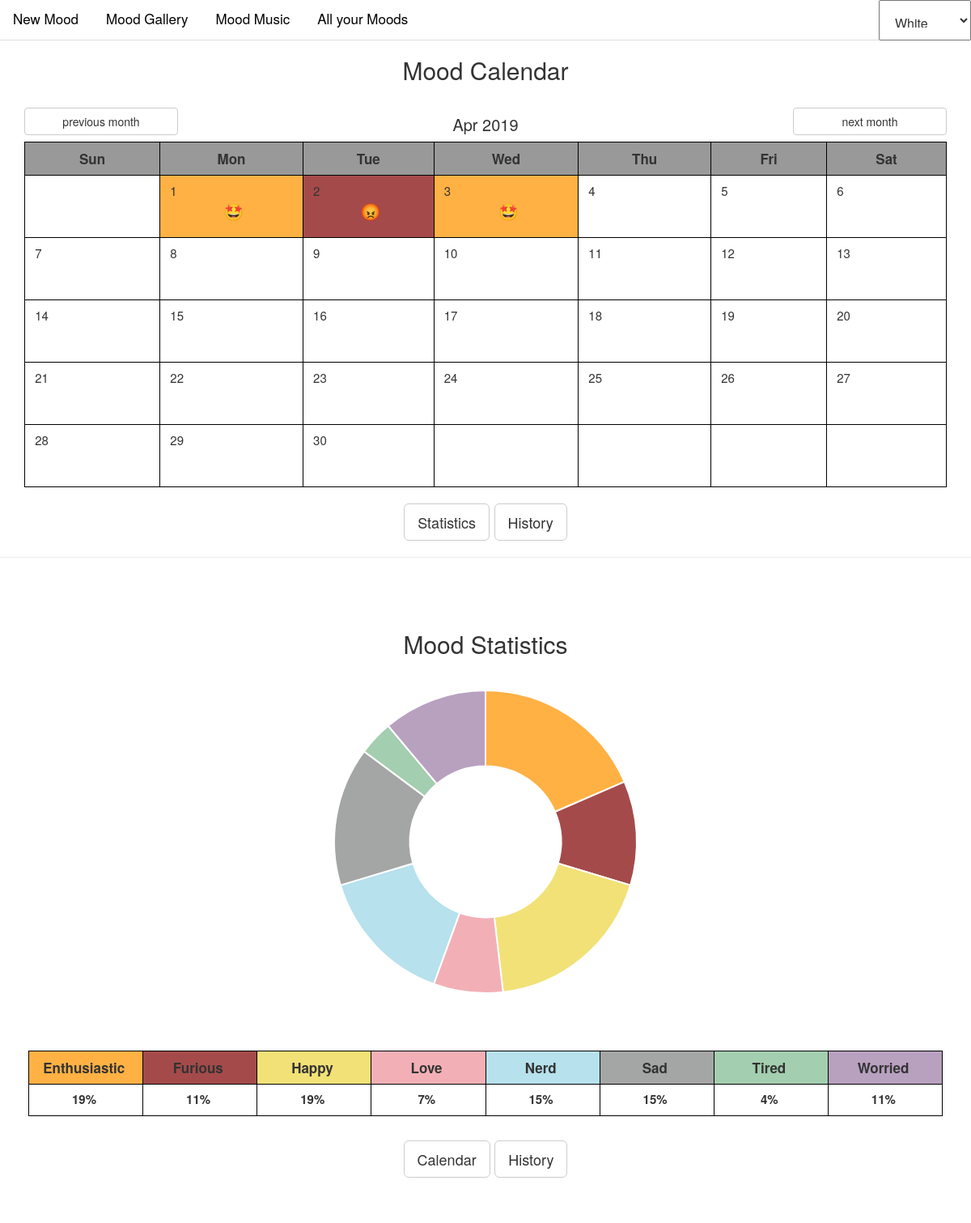
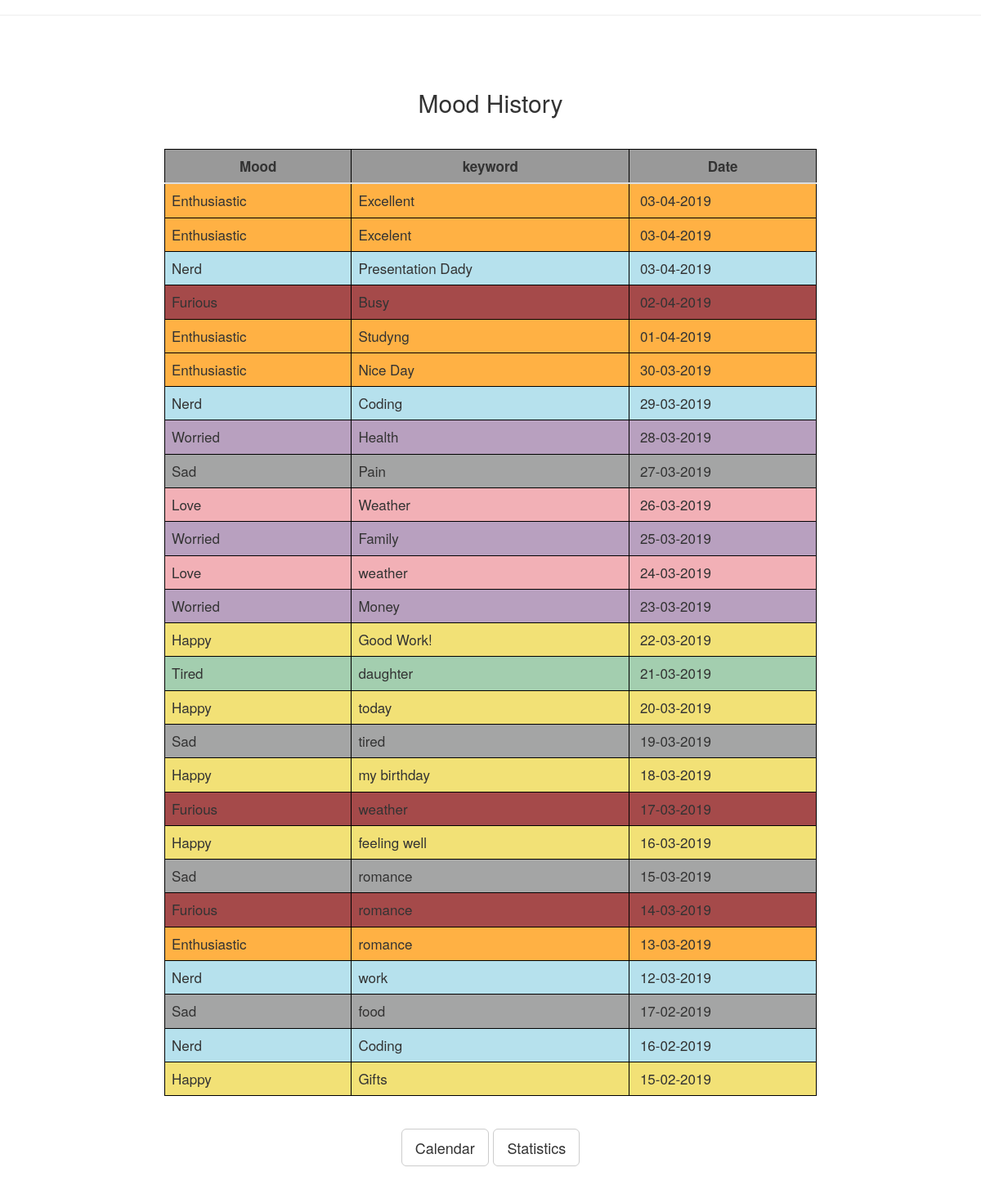
The app's page /mcalendar/ with its own data (2 pictures, top to bottom).
### tables this page shows
CREATE TABLE post (
    id INTEGER PRIMARY KEY AUTOINCREMENT , 
    created TIMESTAMP NOT NULL DEFAULT CURRENT_TIMESTAMP,
    mood TEXT NOT NULL,
    body TEXT NOT NULL
);

### __init__.py (the view)
    @app.route("/mcalendar/", defaults={'month':None, 'year':None},  methods=["GET", "POST"])
    @app.route("/mcalendar/<month>/<year>", methods=["GET", "POST"])
    def mcalendar(month, year):
        if month is None:
            month = datetime.date.today().month
        else:
            month=int(month)
        if year is None:
            year = datetime.date.today().year
        else:
            year=int(year)
        db = get_db()
        posts = db.execute(
            'SELECT id, mood, body, created'
            ' FROM post'
            ' ORDER BY created DESC'
        ).fetchall()
        cal = calendar.Calendar(6)
        today = datetime.date.today().day
        calmonth = cal.monthdatescalendar(year,month)
        previous_month, previous_year= previous_date(month, year)
        next_month, next_year= next_date(month, year)
        posts2 = db.execute(
            'SELECT mood, count(*)'
            ' FROM post'
            ' GROUP BY mood'
        ).fetchall()
        mood_labels = []
        count_mood = []
        for post in posts2:
           mood_labels.append(post['mood'])
           count_mood.append(post['count(*)'])
        total = sum(count_mood)
        return render_template(
            "mcalendar.html",
            posts=posts,
            mood_colour=mood_colour,
            calmonth = calmonth,
            month = month,
            today = today,
            year = year,
            find_mood_for_date = find_mood_for_date,
            mood_emoji = mood_emoji,
            mood_colour_cal=mood_colour_cal,
            previous_month=previous_month,
            previous_year=previous_year,
            next_month=next_month,
            next_year=next_year,
            month_converter=month_converter,
            mood_labels=mood_labels,
            count_mood=count_mood,
            average=average,
            total=total,
            )

### db.py (called while the page is built)
def get_db():
    if 'db' not in g:
        g.db = sqlite3.connect(
            current_app.config['DATABASE'],
            detect_types=sqlite3.PARSE_DECLTYPES
        )
        g.db.row_factory = sqlite3.Row
    return g.db

### templates/mcalendar.html (shortened to what this page needs)
{% extends "base.html" %}
{% block body %}
<div class='container' id="calendar">
    <h2 class="text-center">Mood Calendar</h2>
    <div class="months_button">
        <a href= "{{ url_for('mcalendar', month=previous_month, year=previous_year) }}" class="btn btn-default col-sm-2" role="button">
                previous month
        </a>
        <h4 class="col-sm-8 center-text">{{ month_converter(month) }}  {{ year }}</h4>
        <a href= "{{ url_for('mcalendar', month=next_month, year=next_year) }}" class="btn btn-default col-sm-2" role="button">
                next month
        </a>
    </div>
    <table class="table calendar">
            <tr class="table_row">
                <th class="table_months">Sun</th>
                <th class="table_months">Mon</th>
                <th class="table_months">Tue</th>
                <th class="table_months">Wed</th>
                <th class="table_months">Thu</th>
                <th class="table_months">Fri</th>
                <th class="table_months">Sat</th>
            </tr>
            {% for calweek in calmonth %}
            <tr>
                {% for calday in calweek %}
                {% if calday.month == month %}
                    <td class="{{ mood_colour_cal(calday, posts) }}"> {{ (calday.day) }} <p class="center-text"> {{ mood_emoji(find_mood_for_date(calday, posts)) }}</p></td>
                {% else %}
                    <td>&nbsp;</td>
                {% endif %}
                {% endfor %}
            </tr>
            {% endfor %}
    </table>
        <div class="center-text">
            <a href= "#graph" class="btn btn-lg btn-default" role="button" >Statistics</a>
            <a href= "#history" class="btn btn-lg btn-default" role="button" >History</a>
        </div>
</div>
<hr>
<div class="container" >
    <div class="responsive">
        <div class="graph_container" id="graph" >
            <h2 class="text-center">Mood Statistics</h2>
            <canvas id="canvas" width="900" height="300"></canvas>
            <div class='table-responsive' >
                <table class="table" id="graph_table">
                    <tr class="table_row">
                        {% for item in mood_labels %}
                            <th class="table_labels {{ mood_colour(item) }}">{{ item }} </th>
                        {% endfor %}
                    </tr>
                    <tr>
                        {% for items in count_mood %}
                        <th class="text-center">{{ average(items, total) }}% </th>
                        {% endfor %}
                    </tr>
                </table>
            </div>
            <div class="center-text graph_links">
                <a href= "#calendar" class="btn btn-lg btn-default" role="button" > Calendar</a>
                <a href= "#history" class="btn btn-lg btn-default" role="button" >History</a>
            </div>
        </div>
    </div>
</div>
<hr>
<div class="container" id='history'>
        <div class="responsive">
            <section>
                <h2 class="text-center">Mood History</h2>
                <table class="table post">
                    <tr >
                        <th class="table_months">Mood</th>
                        <th class="table_months">keyword</th>
                        <th class="table_months">Date</th>
                    </tr>
                   <tbody class="table_body">
                    {% for post in posts %}
                    <tr  class="{{ mood_colour(post['mood']) }}">
                        <td class="table_history">{{ post['mood'] }}</td>
                        <td class="table_history">{{ post['body'] }} </td>
                        <td class="table_history"> {{ post['created'].strftime('%d-%m-%Y')  }}</td>
                    </tr>
                    {% endfor %}
                    </tbody>
                </table>
                <div class="center-text a-links">
                    <a href="#calendar" class="btn btn-lg btn-default" role="button" >Calendar</a>
                    <a href="#graph" class="btn btn-lg btn-default" role="button" >Statistics</a>
                </div>
            </section>
        </div>
</div>
{% endblock %}

### static/css/style.css (style rules this page uses)
body { height: 100%; margin: 0; padding-top: 70px; font-family: "Helvetica Neue", Helvetica, Arial, sans-serif; }
p { font-weight: normal; font-size: 20px; }
table { background-color: #ffffff; }
table, th, td { border: 1px solid black; border-collapse: collapse; border-top: 1px solid black; font-size: 15px; white-space: pre; }
th, td { padding: 8px; }
th { text-align: left; }
#graph { padding-top: 70px; }
#history { padding-top: 70px; }
.graph_container { padding: 5px; height: 100vh; }
.graph_links { margin-bottom: 20px; }
.center-text { text-align: center; font-size: 20px; }
.table_months { background-color: #999999; border: 1px solid black !important; text-align: center; font-size: 17px; }
.table_labels { border: 1px solid black !important; text-align: center; padding: 2px; width: 12.5% !important; font-size: 17px; }
#canvas { margin: 40px 0; }
#graph_table { margin: 30px 0; }
h2 { margin-top: 0; }
.table.post { width:70%; margin: 0 auto; margin-top: 40px; margin-bottom: 40px; }
.table_history { font-size: 17px; }
.a-links { margin-bottom: 40px; }
.happy_colour { background-color: rgb(242, 225, 118); }
.love_colour { background-color: rgb(242, 176, 182); }
.enthusiastic_colour { background-color: rgb(255, 177, 68); }
.nerd_colour { background-color:rgb(182, 225, 237); }
.tired_colour { background-color:rgb(163, 206, 175); }
.worried_colour { background-color:rgb(184, 160, 191); }
.furious_colour { background-color:rgb(165, 74, 74); }
.sad_colour { background-color:rgb(164, 165, 165); }

### records on screen
post: mood "🤩", mood "Enthusiastic", body "Studyng", created "01-04-2019"
post: mood "😡", mood "Furious", body "Busy", created "02-04-2019"
post: mood "🤩", mood "Enthusiastic", body "Excellent", created "03-04-2019"
post: mood "Enthusiastic", body "Excelent", created "03-04-2019"
post: mood "Nerd", body "Presentation Dady", created "03-04-2019"
post: mood "Enthusiastic", body "Nice Day", created "30-03-2019"
post: mood "Nerd", body "Coding", created "29-03-2019"
post: mood "Worried", body "Health", created "28-03-2019"
post: mood "Sad", body "Pain", created "27-03-2019"
post: mood "Love", body "Weather", created "26-03-2019"
post: mood "Worried", body "Family", created "25-03-2019"
post: mood "Love", body "weather", created "24-03-2019"
post: mood "Worried", body "Money", created "23-03-2019"
post: mood "Happy", body "Good Work!", created "22-03-2019"
post: mood "Tired", body "daughter", created "21-03-2019"
post: mood "Happy", body "today", created "20-03-2019"
post: mood "Sad", body "tired", created "19-03-2019"
post: mood "Happy", body "my birthday", created "18-03-2019"
post: mood "Furious", body "weather", created "17-03-2019"
post: mood "Happy", body "feeling well", created "16-03-2019"
post: mood "Sad", body "romance", created "15-03-2019"
post: mood "Furious", body "romance", created "14-03-2019"
post: mood "Enthusiastic", body "romance", created "13-03-2019"
post: mood "Nerd", body "work", created "12-03-2019"
post: mood "Sad", body "food", created "17-02-2019"
post: mood "Nerd", body "Coding", created "16-02-2019"
post: mood "Happy", body "Gifts", created "15-02-2019"

### other values on screen
{{ month_converter(month) }} "Apr"
{{ year }} "2019"
{{ (calday.day) }} "1" "2" "3" "4" "5" "6" "7" "8" "9" "10" "11" "12" "13" "14" "15" "16" "17" "18" "19" "20" "21" "22" "23" "24" "25" "26" "27" "28" "29" "30"
{{ item }} "Enthusiastic" "Furious" "Happy" "Love" "Nerd" "Sad" "Tired" "Worried"
{{ average(items, total) }} "19" "11" "19" "7" "15" "15" "4" "11"
chart data {{ item }} 5, 3, 5, 2, 4, 4, 1, 3
